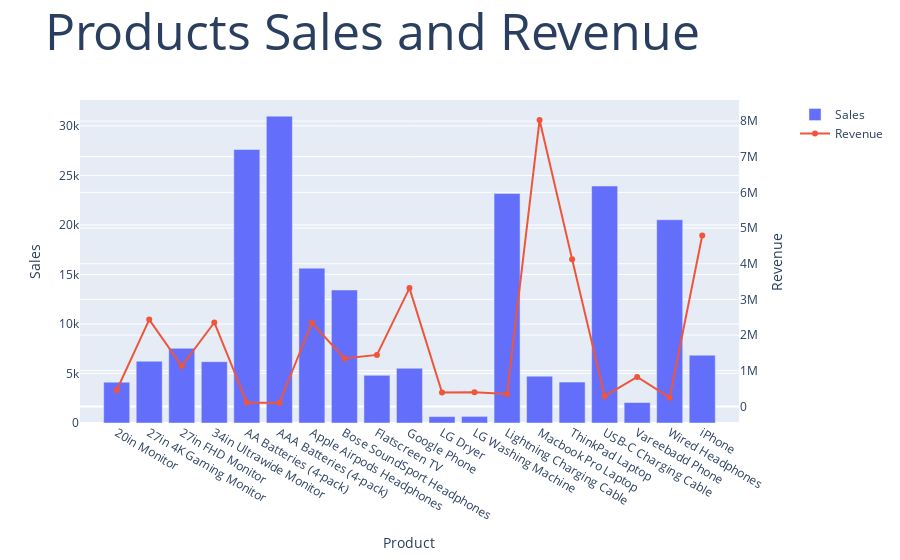

Source (notebook cell):
### Code cell
fig = make_subplots(specs=[[{"secondary_y": True}]])

fig.add_trace(
    go.Bar(x=product_sales['Product'], y=product_sales['Quantity Ordered'], name='Sales'), secondary_y=False)

fig.add_trace(
    go.Scatter(x=product_sales['Product'], y=product_sales['revenue'], name='Revenue'), secondary_y=True)

# Title
fig.update_layout(
    title=dict(text='Products Sales and Revenue', font=dict(size=50)))

# X axes
fig.update_xaxes(title_text="Product")

# Y axes
fig.update_yaxes(title_text="Sales", secondary_y=False)
fig.update_yaxes(title_text="Revenue", secondary_y=True)

fig.show()

### Figure 1 — Plotly figure (JSON) as saved in the notebook; plotly's stock layout.template omitted (floating-point values rounded to 4 significant figures)
{"data": [{"name": "Sales", "type": "bar", "x": ["20in Monitor", "27in 4K Gaming Monitor", "27in FHD Monitor", "34in Ultrawide Monitor", "AA Batteries (4-pack)", "AAA Batteries (4-pack)", "Apple Airpods Headphones", "Bose SoundSport Headphones", "Flatscreen TV", "Google Phone", "LG Dryer", "LG Washing Machine", "Lightning Charging Cable", "Macbook Pro Laptop", "ThinkPad Laptop", "USB-C Charging Cable", "Vareebadd Phone", "Wired Headphones", "iPhone"], "xaxis": "x", "y": [4126, 6239, 7541, 6192, 27615, 30986, 15637, 13430, 4813, 5529, 646, 666, 23169, 4725, 4128, 23931, 2068, 20524, 6847], "yaxis": "y"}, {"name": "Revenue", "type": "scatter", "x": ["20in Monitor", "27in 4K Gaming Monitor", "27in FHD Monitor", "34in Ultrawide Monitor", "AA Batteries (4-pack)", "AAA Batteries (4-pack)", "Apple Airpods Headphones", "Bose SoundSport Headphones", "Flatscreen TV", "Google Phone", "LG Dryer", "LG Washing Machine", "Lightning Charging Cable", "Macbook Pro Laptop", "ThinkPad Laptop", "USB-C Charging Cable", "Vareebadd Phone", "Wired Headphones", "iPhone"], "xaxis": "x", "y": [453800.0, 2433000.0, 1131000.0, 2353000.0, 106000.0, 92650.0, 2345550, 1343000.0, 1443900, 3317400, 387600, 399600, 346400.0, 8032500, 4128000.0, 286000.0, 827200, 246100.0, 4792900], "yaxis": "y2"}], "layout": {"autosize": true, "title": {"font": {"size": 50}, "text": "Products Sales and Revenue"}, "xaxis": {"anchor": "y", "autorange": true, "domain": [0, 0.94], "range": [-1.081, 19.08], "title": {"text": "Product"}, "type": "category"}, "yaxis": {"anchor": "x", "autorange": true, "domain": [0, 1], "range": [0, 32620.0], "title": {"text": "Sales"}, "type": "linear"}, "yaxis2": {"anchor": "x", "autorange": true, "overlaying": "y", "range": [-671800.0, 8797000.0], "side": "right", "title": {"text": "Revenue"}, "type": "linear"}}}
